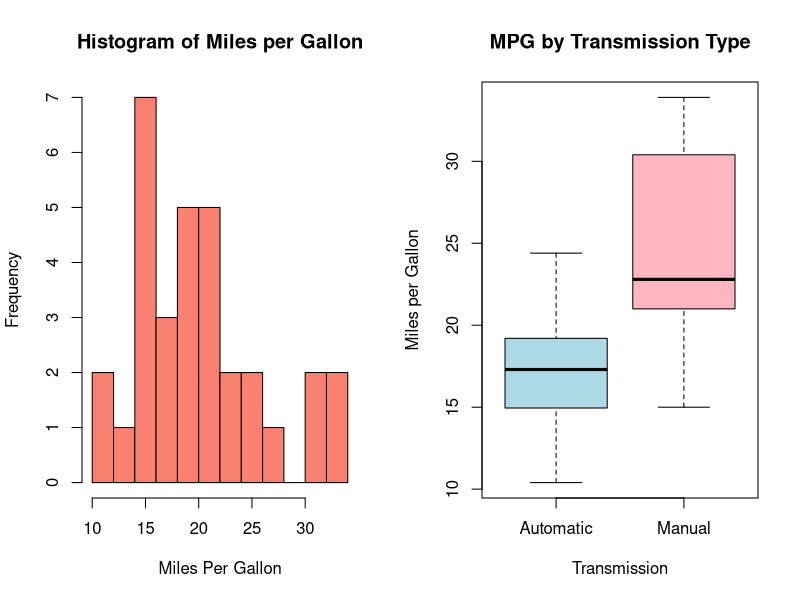
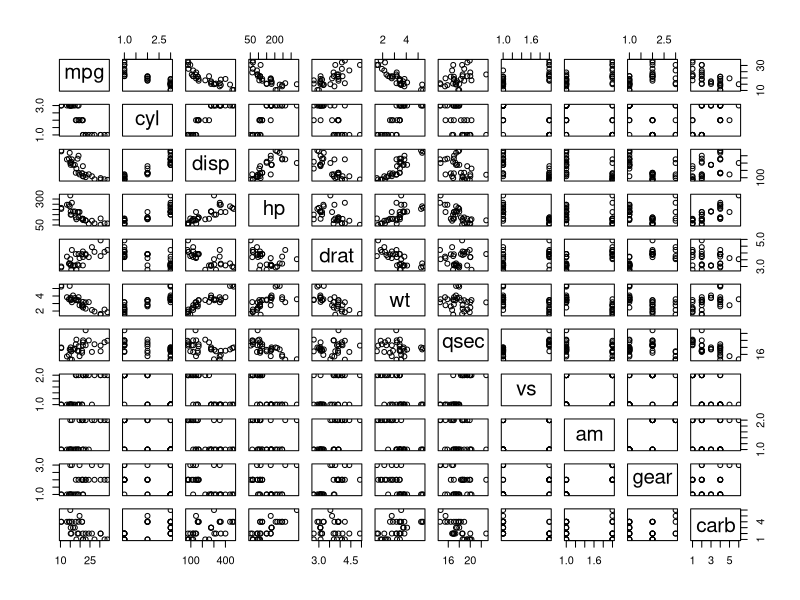

R code for these plots, in order: (Note: this script raises an error after producing the figures.)
## ---- chunk 1
knitr::opts_chunk$set(echo = TRUE)
## ---- chunk 2
data(mtcars)

mtcars$cyl <- as.factor(mtcars$cyl)
mtcars$vs <- as.factor(mtcars$vs)
mtcars$gear <- factor(mtcars$gear)
mtcars$carb <- factor(mtcars$carb)
mtcars$am <- factor(mtcars$am,labels=c('Automatic','Manual'))
str(mtcars)
## ---- chunk 3
par(mfrow = c(1, 2))
# Histogram with Normal Curve
x <- mtcars$mpg
h <- hist(x, breaks=10, col="salmon", xlab="Miles Per Gallon",
        main="Histogram of Miles per Gallon")

boxplot(mpg~am, data = mtcars,
        col = c("light blue", "light pink"),
        xlab = "Transmission",
        ylab = "Miles per Gallon",
        main = "MPG by Transmission Type")
## ---- chunk 4
autoData <- mtcars[mtcars$am == "Automatic",]
manualData <- mtcars[mtcars$am == "Manual",]
t.test(autoData$mpg, manualData$mpg)
## ---- chunk 5
pairs(mtcars)

data(mtcars)
sort(cor(mtcars)[1,])
## ---- chunk 6
model1 <- lm(mpg~am, data = mtcars)
summary(model1)

model2 <- lm(mpg~., data = mtcars)
summary(model2)

best <- step(model2, direction = "both", trace = FALSE)
summary(best)
## ---- chunk 7
par(mfrow = c(2,2))
plot(best)
